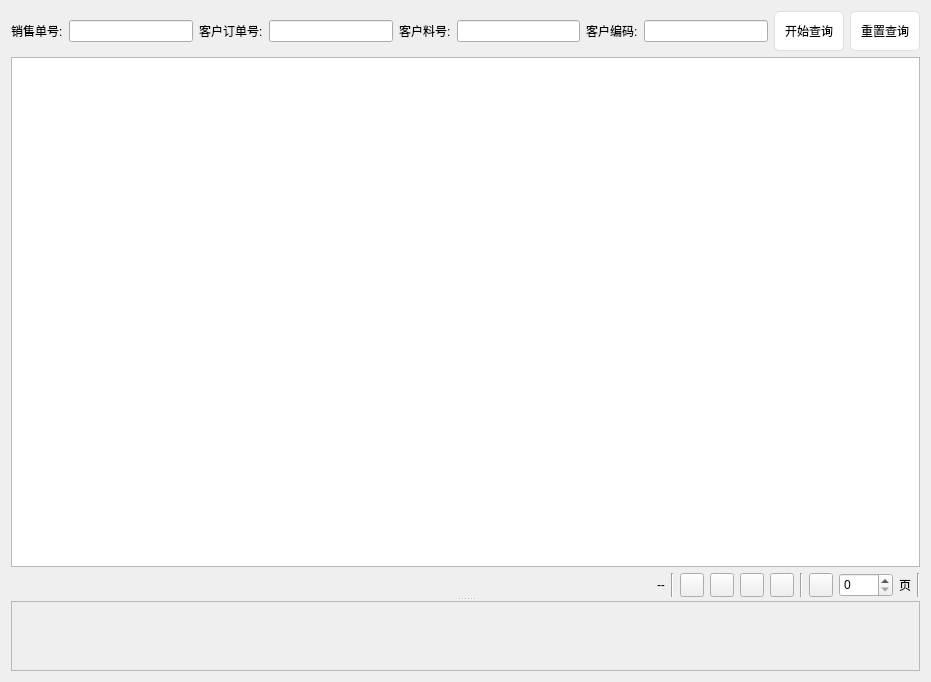
<?xml version="1.0" encoding="UTF-8"?>
<ui version="4.0">
 <class>ListFrame</class>
 <widget class="QWidget" name="ListFrame">
  <property name="geometry">
   <rect>
    <x>0</x>
    <y>0</y>
    <width>931</width>
    <height>682</height>
   </rect>
  </property>
  <property name="windowTitle">
   <string>Form</string>
  </property>
  <property name="styleSheet">
   <string notr="true">QPushButton {
    background-color: #ffffff;
    border: 1px solid #dcdfe6;
    padding: 10px;
    border-radius: 5px;
}

QPushButton:hover {
    background-color: #ecf5ff;
    color: #409eff;
}

QPushButton:pressed, QPushButton:checked {
    border: 1px solid #3a8ee6;
    color: #409eff;
}</string>
  </property>
  <layout class="QGridLayout" name="gridLayout">
   <item row="0" column="0">
    <widget class="QSplitter" name="splitter">
     <property name="enabled">
      <bool>true</bool>
     </property>
     <property name="orientation">
      <enum>Qt::Vertical</enum>
     </property>
     <property name="opaqueResize">
      <bool>true</bool>
     </property>
     <property name="childrenCollapsible">
      <bool>true</bool>
     </property>
     <widget class="QWidget" name="verticalLayoutWidget">
      <layout class="QVBoxLayout" name="verticalLayout">
       <item>
        <layout class="QGridLayout" name="searchLayout">
         <item row="0" column="8" alignment="Qt::AlignLeft">
          <widget class="QPushButton" name="pushButton">
           <property name="cursor">
            <cursorShape>PointingHandCursor</cursorShape>
           </property>
           <property name="focusPolicy">
            <enum>Qt::ClickFocus</enum>
           </property>
           <property name="text">
            <string>开始查询</string>
           </property>
           <property name="icon">
            <iconset>
             <normalon>:/logo/pic/search.png</normalon>
            </iconset>
           </property>
          </widget>
         </item>
         <item row="0" column="4" alignment="Qt::AlignRight">
          <widget class="QLabel" name="label_03">
           <property name="maximumSize">
            <size>
             <width>120</width>
             <height>16777215</height>
            </size>
           </property>
           <property name="layoutDirection">
            <enum>Qt::LeftToRight</enum>
           </property>
           <property name="text">
            <string>客户料号:</string>
           </property>
          </widget>
         </item>
         <item row="0" column="5">
          <widget class="QLineEdit" name="CUSTOMER_MATERIAL">
           <property name="minimumSize">
            <size>
             <width>0</width>
             <height>0</height>
            </size>
           </property>
           <property name="focusPolicy">
            <enum>Qt::ClickFocus</enum>
           </property>
          </widget>
         </item>
         <item row="0" column="2" alignment="Qt::AlignRight">
          <widget class="QLabel" name="label_02">
           <property name="maximumSize">
            <size>
             <width>120</width>
             <height>16777215</height>
            </size>
           </property>
           <property name="layoutDirection">
            <enum>Qt::LeftToRight</enum>
           </property>
           <property name="text">
            <string>客户订单号:</string>
           </property>
          </widget>
         </item>
         <item row="0" column="7">
          <widget class="QLineEdit" name="CUSTOMER_SERIAL">
           <property name="minimumSize">
            <size>
             <width>0</width>
             <height>0</height>
            </size>
           </property>
           <property name="focusPolicy">
            <enum>Qt::ClickFocus</enum>
           </property>
          </widget>
         </item>
         <item row="0" column="6" alignment="Qt::AlignRight">
          <widget class="QLabel" name="label_04">
           <property name="maximumSize">
            <size>
             <width>120</width>
             <height>16777215</height>
            </size>
           </property>
           <property name="layoutDirection">
            <enum>Qt::LeftToRight</enum>
           </property>
           <property name="text">
            <string>客户编码:</string>
           </property>
          </widget>
         </item>
         <item row="0" column="0" alignment="Qt::AlignRight">
          <widget class="QLabel" name="label_01">
           <property name="maximumSize">
            <size>
             <width>120</width>
             <height>16777215</height>
            </size>
           </property>
           <property name="layoutDirection">
            <enum>Qt::LeftToRight</enum>
           </property>
           <property name="text">
            <string>销售单号:</string>
           </property>
          </widget>
         </item>
         <item row="0" column="1">
          <widget class="QLineEdit" name="ORDER_DOC_NO">
           <property name="minimumSize">
            <size>
             <width>0</width>
             <height>0</height>
            </size>
           </property>
           <property name="focusPolicy">
            <enum>Qt::ClickFocus</enum>
           </property>
          </widget>
         </item>
         <item row="0" column="3">
          <widget class="QLineEdit" name="CUSTOMER_ORDER_DOC_NO">
           <property name="minimumSize">
            <size>
             <width>0</width>
             <height>0</height>
            </size>
           </property>
           <property name="focusPolicy">
            <enum>Qt::ClickFocus</enum>
           </property>
          </widget>
         </item>
         <item row="0" column="9">
          <widget class="QPushButton" name="pushButton_2">
           <property name="cursor">
            <cursorShape>PointingHandCursor</cursorShape>
           </property>
           <property name="focusPolicy">
            <enum>Qt::ClickFocus</enum>
           </property>
           <property name="text">
            <string>重置查询</string>
           </property>
           <property name="icon">
            <iconset>
             <normalon>:/logo/pic/reset.png</normalon>
            </iconset>
           </property>
          </widget>
         </item>
        </layout>
       </item>
       <item>
        <widget class="QTableView" name="tableView">
         <property name="focusPolicy">
          <enum>Qt::StrongFocus</enum>
         </property>
         <property name="editTriggers">
          <set>QAbstractItemView::NoEditTriggers</set>
         </property>
         <property name="alternatingRowColors">
          <bool>true</bool>
         </property>
         <property name="selectionMode">
          <enum>QAbstractItemView::SingleSelection</enum>
         </property>
         <property name="selectionBehavior">
          <enum>QAbstractItemView::SelectRows</enum>
         </property>
        </widget>
       </item>
       <item>
        <widget class="QWidget" name="widget_2" native="true">
         <property name="minimumSize">
          <size>
           <width>0</width>
           <height>0</height>
          </size>
         </property>
         <layout class="QHBoxLayout" name="horizontalLayout_2">
          <property name="leftMargin">
           <number>0</number>
          </property>
          <property name="topMargin">
           <number>0</number>
          </property>
          <property name="rightMargin">
           <number>0</number>
          </property>
          <property name="bottomMargin">
           <number>0</number>
          </property>
          <item>
           <spacer name="horizontalSpacer_2">
            <property name="orientation">
             <enum>Qt::Horizontal</enum>
            </property>
            <property name="sizeHint" stdset="0">
             <size>
              <width>40</width>
              <height>20</height>
             </size>
            </property>
           </spacer>
          </item>
          <item>
           <widget class="QLabel" name="label_2">
            <property name="text">
             <string>--</string>
            </property>
           </widget>
          </item>
          <item>
           <widget class="Line" name="line_7">
            <property name="orientation">
             <enum>Qt::Vertical</enum>
            </property>
           </widget>
          </item>
          <item>
           <widget class="QToolButton" name="toolButton_7">
            <property name="minimumSize">
             <size>
              <width>24</width>
              <height>24</height>
             </size>
            </property>
            <property name="maximumSize">
             <size>
              <width>24</width>
              <height>24</height>
             </size>
            </property>
            <property name="cursor">
             <cursorShape>PointingHandCursor</cursorShape>
            </property>
            <property name="focusPolicy">
             <enum>Qt::ClickFocus</enum>
            </property>
            <property name="toolTip">
             <string>首页</string>
            </property>
            <property name="text">
             <string/>
            </property>
            <property name="icon">
             <iconset>
              <normalon>:/logo/pic/first.png</normalon>
             </iconset>
            </property>
           </widget>
          </item>
          <item>
           <widget class="QToolButton" name="toolButton_8">
            <property name="minimumSize">
             <size>
              <width>0</width>
              <height>24</height>
             </size>
            </property>
            <property name="maximumSize">
             <size>
              <width>24</width>
              <height>24</height>
             </size>
            </property>
            <property name="cursor">
             <cursorShape>PointingHandCursor</cursorShape>
            </property>
            <property name="focusPolicy">
             <enum>Qt::ClickFocus</enum>
            </property>
            <property name="toolTip">
             <string>上一页</string>
            </property>
            <property name="text">
             <string/>
            </property>
            <property name="icon">
             <iconset>
              <normalon>:/logo/pic/pre.png</normalon>
             </iconset>
            </property>
           </widget>
          </item>
          <item>
           <widget class="QToolButton" name="toolButton_9">
            <property name="minimumSize">
             <size>
              <width>0</width>
              <height>24</height>
             </size>
            </property>
            <property name="maximumSize">
             <size>
              <width>24</width>
              <height>24</height>
             </size>
            </property>
            <property name="cursor">
             <cursorShape>PointingHandCursor</cursorShape>
            </property>
            <property name="focusPolicy">
             <enum>Qt::ClickFocus</enum>
            </property>
            <property name="toolTip">
             <string>下一页</string>
            </property>
            <property name="text">
             <string/>
            </property>
            <property name="icon">
             <iconset>
              <normalon>:/logo/pic/next.png</normalon>
             </iconset>
            </property>
           </widget>
          </item>
          <item>
           <widget class="QToolButton" name="toolButton_10">
            <property name="minimumSize">
             <size>
              <width>0</width>
              <height>24</height>
             </size>
            </property>
            <property name="maximumSize">
             <size>
              <width>24</width>
              <height>24</height>
             </size>
            </property>
            <property name="cursor">
             <cursorShape>PointingHandCursor</cursorShape>
            </property>
            <property name="focusPolicy">
             <enum>Qt::ClickFocus</enum>
            </property>
            <property name="toolTip">
             <string>末页</string>
            </property>
            <property name="text">
             <string/>
            </property>
            <property name="icon">
             <iconset>
              <normalon>:/logo/pic/end.png</normalon>
             </iconset>
            </property>
           </widget>
          </item>
          <item>
           <widget class="Line" name="line_5">
            <property name="orientation">
             <enum>Qt::Vertical</enum>
            </property>
           </widget>
          </item>
          <item>
           <widget class="QToolButton" name="toolButton_11">
            <property name="minimumSize">
             <size>
              <width>0</width>
              <height>24</height>
             </size>
            </property>
            <property name="maximumSize">
             <size>
              <width>24</width>
              <height>24</height>
             </size>
            </property>
            <property name="cursor">
             <cursorShape>PointingHandCursor</cursorShape>
            </property>
            <property name="focusPolicy">
             <enum>Qt::ClickFocus</enum>
            </property>
            <property name="toolTip">
             <string>跳转到</string>
            </property>
            <property name="text">
             <string/>
            </property>
            <property name="icon">
             <iconset>
              <normalon>:/logo/pic/jump.png</normalon>
             </iconset>
            </property>
           </widget>
          </item>
          <item>
           <widget class="QSpinBox" name="pageEdit">
            <property name="minimumSize">
             <size>
              <width>0</width>
              <height>24</height>
             </size>
            </property>
            <property name="maximumSize">
             <size>
              <width>16777215</width>
              <height>24</height>
             </size>
            </property>
            <property name="focusPolicy">
             <enum>Qt::ClickFocus</enum>
            </property>
            <property name="maximum">
             <number>9999</number>
            </property>
            <property name="stepType">
             <enum>QAbstractSpinBox::AdaptiveDecimalStepType</enum>
            </property>
            <property name="displayIntegerBase">
             <number>10</number>
            </property>
           </widget>
          </item>
          <item>
           <widget class="QLabel" name="label">
            <property name="text">
             <string>页</string>
            </property>
           </widget>
          </item>
          <item>
           <widget class="Line" name="line_6">
            <property name="orientation">
             <enum>Qt::Vertical</enum>
            </property>
           </widget>
          </item>
         </layout>
        </widget>
       </item>
      </layout>
     </widget>
     <widget class="QScrollArea" name="scrollArea">
      <property name="enabled">
       <bool>true</bool>
      </property>
      <property name="maximumSize">
       <size>
        <width>16777215</width>
        <height>16777215</height>
       </size>
      </property>
      <property name="focusPolicy">
       <enum>Qt::ClickFocus</enum>
      </property>
      <property name="widgetResizable">
       <bool>true</bool>
      </property>
      <widget class="QWidget" name="scrollAreaWidgetContents">
       <property name="geometry">
        <rect>
         <x>0</x>
         <y>0</y>
         <width>905</width>
         <height>69</height>
        </rect>
       </property>
       <layout class="QVBoxLayout" name="verticalLayout_2">
        <item>
         <layout class="QFormLayout" name="formLayout_3">
          <property name="fieldGrowthPolicy">
           <enum>QFormLayout::ExpandingFieldsGrow</enum>
          </property>
          <property name="rowWrapPolicy">
           <enum>QFormLayout::WrapLongRows</enum>
          </property>
          <property name="labelAlignment">
           <set>Qt::AlignLeading|Qt::AlignLeft|Qt::AlignVCenter</set>
          </property>
          <property name="horizontalSpacing">
           <number>3</number>
          </property>
          <property name="verticalSpacing">
           <number>-1</number>
          </property>
         </layout>
        </item>
       </layout>
      </widget>
     </widget>
    </widget>
   </item>
  </layout>
 </widget>
 <tabstops>
  <tabstop>tableView</tabstop>
 </tabstops>
 <resources>
  <include location="../images.qrc"/>
 </resources>
 <connections>
  <connection>
   <sender>pushButton</sender>
   <signal>clicked()</signal>
   <receiver>ListFrame</receiver>
   <slot>firstPage()</slot>
   <hints>
    <hint type="sourcelabel">
     <x>751</x>
     <y>36</y>
    </hint>
    <hint type="destinationlabel">
     <x>-56</x>
     <y>98</y>
    </hint>
   </hints>
  </connection>
  <connection>
   <sender>pushButton_2</sender>
   <signal>clicked()</signal>
   <receiver>ListFrame</receiver>
   <slot>resetEdits()</slot>
   <hints>
    <hint type="sourcelabel">
     <x>853</x>
     <y>35</y>
    </hint>
    <hint type="destinationlabel">
     <x>-43</x>
     <y>129</y>
    </hint>
   </hints>
  </connection>
  <connection>
   <sender>toolButton_7</sender>
   <signal>clicked()</signal>
   <receiver>ListFrame</receiver>
   <slot>firstPage()</slot>
   <hints>
    <hint type="sourcelabel">
     <x>643</x>
     <y>579</y>
    </hint>
    <hint type="destinationlabel">
     <x>628</x>
     <y>708</y>
    </hint>
   </hints>
  </connection>
  <connection>
   <sender>toolButton_8</sender>
   <signal>clicked()</signal>
   <receiver>ListFrame</receiver>
   <slot>prePage()</slot>
   <hints>
    <hint type="sourcelabel">
     <x>674</x>
     <y>582</y>
    </hint>
    <hint type="destinationlabel">
     <x>672</x>
     <y>700</y>
    </hint>
   </hints>
  </connection>
  <connection>
   <sender>toolButton_9</sender>
   <signal>clicked()</signal>
   <receiver>ListFrame</receiver>
   <slot>nextPage()</slot>
   <hints>
    <hint type="sourcelabel">
     <x>709</x>
     <y>579</y>
    </hint>
    <hint type="destinationlabel">
     <x>708</x>
     <y>718</y>
    </hint>
   </hints>
  </connection>
  <connection>
   <sender>toolButton_10</sender>
   <signal>clicked()</signal>
   <receiver>ListFrame</receiver>
   <slot>endPage()</slot>
   <hints>
    <hint type="sourcelabel">
     <x>738</x>
     <y>577</y>
    </hint>
    <hint type="destinationlabel">
     <x>736</x>
     <y>720</y>
    </hint>
   </hints>
  </connection>
  <connection>
   <sender>toolButton_11</sender>
   <signal>clicked()</signal>
   <receiver>ListFrame</receiver>
   <slot>jumpPage()</slot>
   <hints>
    <hint type="sourcelabel">
     <x>792</x>
     <y>582</y>
    </hint>
    <hint type="destinationlabel">
     <x>789</x>
     <y>731</y>
    </hint>
   </hints>
  </connection>
  <connection>
   <sender>ORDER_DOC_NO</sender>
   <signal>textChanged(QString)</signal>
   <receiver>ListFrame</receiver>
   <slot>completerLineEdit()</slot>
   <hints>
    <hint type="sourcelabel">
     <x>114</x>
     <y>34</y>
    </hint>
    <hint type="destinationlabel">
     <x>121</x>
     <y>-37</y>
    </hint>
   </hints>
  </connection>
  <connection>
   <sender>CUSTOMER_ORDER_DOC_NO</sender>
   <signal>textChanged(QString)</signal>
   <receiver>ListFrame</receiver>
   <slot>completerLineEdit()</slot>
   <hints>
    <hint type="sourcelabel">
     <x>300</x>
     <y>28</y>
    </hint>
    <hint type="destinationlabel">
     <x>306</x>
     <y>-47</y>
    </hint>
   </hints>
  </connection>
  <connection>
   <sender>CUSTOMER_MATERIAL</sender>
   <signal>textChanged(QString)</signal>
   <receiver>ListFrame</receiver>
   <slot>completerLineEdit()</slot>
   <hints>
    <hint type="sourcelabel">
     <x>487</x>
     <y>32</y>
    </hint>
    <hint type="destinationlabel">
     <x>500</x>
     <y>-87</y>
    </hint>
   </hints>
  </connection>
  <connection>
   <sender>CUSTOMER_SERIAL</sender>
   <signal>textChanged(QString)</signal>
   <receiver>ListFrame</receiver>
   <slot>completerLineEdit()</slot>
   <hints>
    <hint type="sourcelabel">
     <x>644</x>
     <y>28</y>
    </hint>
    <hint type="destinationlabel">
     <x>629</x>
     <y>-48</y>
    </hint>
   </hints>
  </connection>
 </connections>
 <slots>
  <slot>firstPage()</slot>
  <slot>prePage()</slot>
  <slot>nextPage()</slot>
  <slot>endPage()</slot>
  <slot>jumpPage()</slot>
  <slot>dataRowSelected()</slot>
  <slot>completerLineEdit()</slot>
  <slot>resetEdits()</slot>
 </slots>
</ui>
